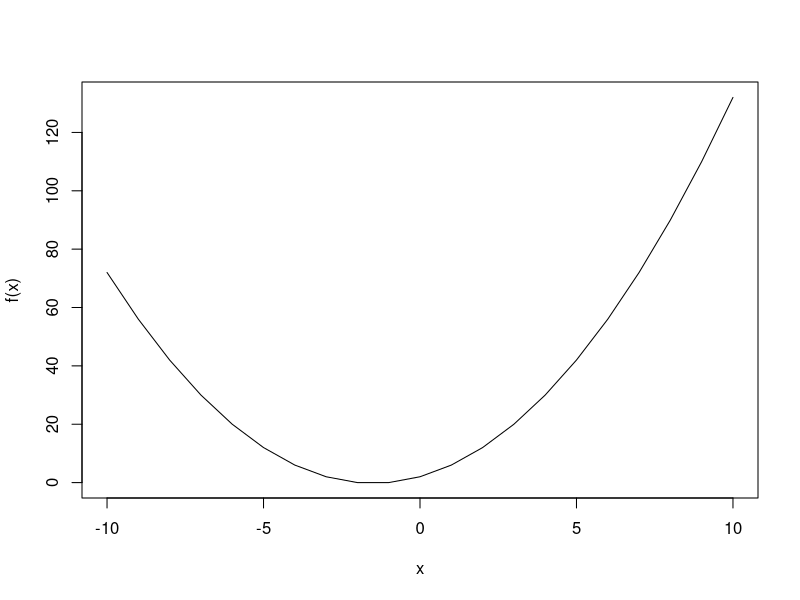

This chart was generated by the following R code:
## ---- chunk 1
a <- 1
b <- 3
c <- 2

f <- function(x){
  a*x^2 + b*x + c
}

x <- -10:10

plot(x, f(x), type = "l")
